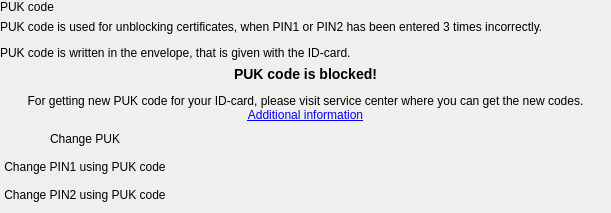
        <widget class="QWidget" name="pagePuk">
         <layout class="QGridLayout" name="pagePukLayout">
          <property name="margin">
           <number>0</number>
          </property>
          <item row="0" column="0" colspan="2">
           <widget class="QLabel" name="PUKLabel">
            <property name="text">
             <string>PUK code</string>
            </property>
           </widget>
          </item>
          <item row="1" column="0" colspan="2">
           <widget class="QLabel" name="pukInfo">
            <property name="text">
             <string>&lt;p&gt;PUK code is used for unblocking certificates, when PIN1 or PIN2 has been entered 3 times incorrectly.&lt;/p&gt;
&lt;p&gt;PUK code is written in the envelope, that is given with the ID-card.&lt;/p&gt;</string>
            </property>
            <property name="wordWrap">
             <bool>true</bool>
            </property>
           </widget>
          </item>
          <item row="2" column="0" colspan="2">
           <widget class="QLabel" name="pukLocked">
            <property name="text">
             <string>&lt;h3&gt;PUK code is blocked!&lt;/h3&gt;
For getting new PUK code for your ID-card, please visit service center where you can get the new codes. &lt;a href=&quot;http://www.politsei.ee/et/nouanded/id-kaart-ja-pass/kui-id-kaardi-koodid-kaovad/&quot;&gt;Additional information&lt;/a&gt;</string>
            </property>
            <property name="alignment">
             <set>Qt::AlignCenter</set>
            </property>
            <property name="wordWrap">
             <bool>true</bool>
            </property>
            <property name="openExternalLinks">
             <bool>true</bool>
            </property>
            <property name="textInteractionFlags">
             <set>Qt::LinksAccessibleByKeyboard|Qt::LinksAccessibleByMouse</set>
            </property>
           </widget>
          </item>
          <item row="3" column="0">
           <widget class="QPushButton" name="pukChange">
            <property name="text">
             <string>Change PUK</string>
            </property>
            <property name="flat">
             <bool>true</bool>
            </property>
           </widget>
          </item>
          <item row="3" column="1">
           <spacer name="pukChangeSpacer">
            <property name="orientation">
             <enum>Qt::Horizontal</enum>
            </property>
            <property name="sizeHint" stdset="0">
             <size>
              <width>435</width>
              <height>20</height>
             </size>
            </property>
           </spacer>
          </item>
          <item row="4" column="0">
           <widget class="QPushButton" name="pukLink1">
            <property name="text">
             <string>Change PIN1 using PUK code</string>
            </property>
            <property name="flat">
             <bool>true</bool>
            </property>
           </widget>
          </item>
          <item row="5" column="0">
           <widget class="QPushButton" name="pukLink2">
            <property name="text">
             <string>Change PIN2 using PUK code</string>
            </property>
            <property name="flat">
             <bool>true</bool>
            </property>
           </widget>
          </item>
          <item row="6" column="0">
           <spacer name="pukSpacert">
            <property name="orientation">
             <enum>Qt::Vertical</enum>
            </property>
            <property name="sizeHint" stdset="0">
             <size>
              <width>65</width>
              <height>7</height>
             </size>
            </property>
           </spacer>
          </item>
         </layout>
        </widget>
